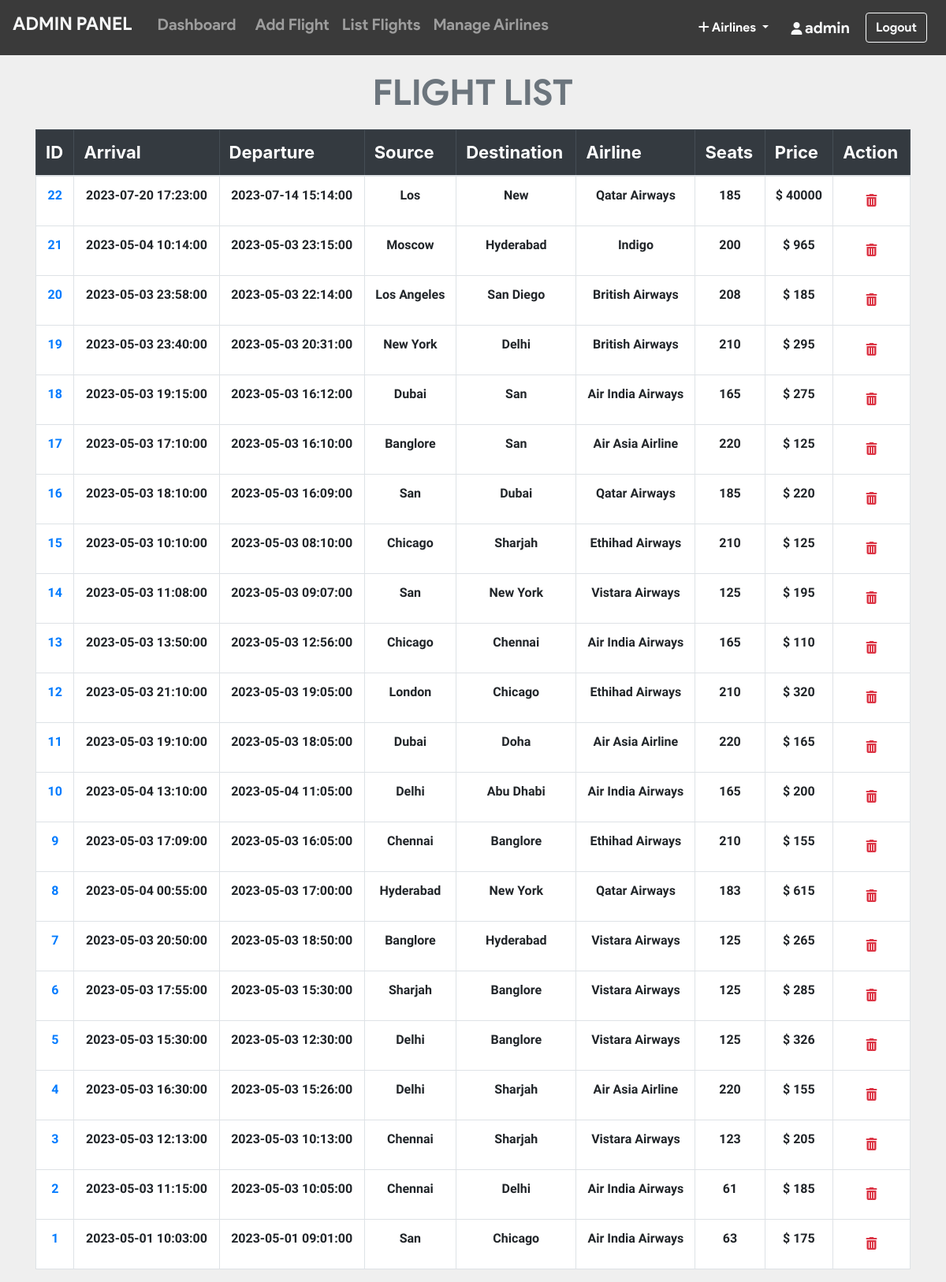
The app's page /admin/all_flights.php (signed in) with its own data.
### tables this page shows
CREATE TABLE `flight` (
  `flight_id` int(11) NOT NULL,
  `admin_id` int(11) NOT NULL,
  `arrivale` datetime NOT NULL,
  `departure` datetime NOT NULL,
  `Destination` varchar(20) NOT NULL,
  `source` varchar(20) NOT NULL,
  `airline` varchar(20) NOT NULL,
  `Seats` varchar(110) NOT NULL,
  `duration` varchar(20) NOT NULL,
  `Price` int(11) NOT NULL,
  `status` varchar(6) DEFAULT NULL,
  `issue` varchar(50) DEFAULT NULL,
  `last_seat` varchar(5) DEFAULT '',
  `bus_seats` int(11) DEFAULT 20,
  `last_bus_seat` varchar(5) DEFAULT ''
);

### admin/all_flights.php (the view, shortened to what this page needs)
<?php include_once 'header.php'; ?>
<?php include_once 'footer.php';
require '../helpers/conn.php';?>
    <main>
        <?php if(isset($_SESSION['adminId'])) { ?>
          <div class="container-md mt-2">
            <h1 class="display-4 text-center text-secondary"
              >FLIGHT LIST</h1>
            <table class="table table-bordered">
              <thead class="table-dark">
                <tr>
                  <th scope="col">ID</th>
                  <th scope="col">Arrival</th>
                  <th scope="col">Departure</th>
                  <th scope="col">Source</th>
                  <th scope="col">Destination</th>
                  <th scope="col">Airline</th>
                  <th scope="col">Seats</th>
                  <th scope="col">Price</th>
                  <th scope="col">Action</th>
                </tr>
              </thead>
              <tbody>
                <?php
                $sql = 'SELECT * FROM flight ORDER BY flight_id DESC';
                $stmt = mysqli_stmt_init($conn);
                mysqli_stmt_prepare($stmt,$sql);
                mysqli_stmt_execute($stmt);
                $result = mysqli_stmt_get_result($stmt);
                while ($row = mysqli_fetch_assoc($result)) {
                  echo "
                  <tr class='text-center'>
                    <td scope='row'>
                      <a href='pass_list.php?flight_id=".$row['flight_id']."'>
                      ".$row['flight_id']." </a> </td>
                    <td>".$row['arrivale']."</td>
                    <td>".$row['departure']."</td>
                    <td>".$row['source']."</td>
                    <td>".$row['Destination']."</td>
                    <td>".$row['airline']."</td>
                    <td>".$row['Seats']."</td>
                    <td>$ ".$row['Price']."</td>
                    <td>
                    <form action='all_flights.php' method='post'>
                      <input name='flight_id' type='hidden' value=".$row['flight_id'].">
                      <button  class='btn' type='submit' name='del_flight'>
                      <i class='text-danger fa fa-trash'></i></button>
                    </form>
                    </td>
                  </tr>
                  ";
                }
                ?>
              </tbody>
            </table>
          </div>
        <?php } ?>
    </main>

### admin/header.php (shortened to what this page needs)
<!doctype html>
<html lang="en">
    <head>
        <link rel="stylesheet" href="https://stackpath.bootstrapcdn.com/font-awesome/4.7.0/css/font-awesome.min.css">
        <link rel="stylesheet" href="https://stackpath.bootstrapcdn.com/bootstrap/4.5.2/css/bootstrap.min.css">
    </head>
    <body>
        <nav class="navbar navbar-custom navbar-expand-lg navbar-dark">
          <a class="navbar-brand text-light" href="index.php"><h4>ADMIN PANEL</h4></a>
        <div class="collapse navbar-collapse" id="navbarSupportedContent">
          <?php
              if(isset($_SESSION['adminId'])) { ?>
                <ul class="navbar-nav mr-auto">
                <li class="nav-item">
                    <a class="nav-link" href="index.php">
                      <h5 class="ml-2"> Dashboard</h5>
                    </a>
                  </li>
                  <li class="nav-item">
                    <a class="nav-link" href="flight.php">
                      <h5 class="ml-2"> Add Flight</h5>
                    </a>
                  </li>
                  <li class="nav-item">
                    <a class="nav-link" href="all_flights.php">
                      <h5>List Flights</h5>
                    </a>
                  </li>
                  <li class="nav-item">
                    <a class="nav-link" href="list_airlines.php">
                      <h5>Manage Airlines</h5>
                    </a>
                  </li>
                </ul>
                <ul class="nav navbar-nav navbar-right">
                  <li class="nav-item">
                    <div class="dropdown mt-2">
                      <button class="btn bg-transparent dropdown-toggle text-white" type="button"
                        id="dropdownMenuButton" data-toggle="dropdown"
                          aria-haspopup="true" aria-expanded="false">
                        <i class="fa fa-plus text-white"></i> Airlines </td>
                      </button>
                    </div>
                  </li>
                  <li class="nav-item  p-1 border-light ">
                      <a class="nav-link" href="">
                          <i class="ml-1 fa fa-user text-light"></i>
                          <span class="nav_link text-light"
                            style="font-size: 20px;">
                          <?php echo  $_SESSION['adminUname']; ?>
                          </span>
                      </a>
                  </li>
                </ul>
                <form action="../includes/logout.inc.php" method="POST">
                <button class="btn btn-outline-light m-2" type="submit">
                    Logout </button>
                </form>
            </div>
            <?php } ?>
        </nav>

### admin/footer.php (shortened to what this page needs)
  </body>
</html>

### admin/header.php (style rules this page uses)
.navbar-custom { background-color: #3a3a3a; font-family: 'product sans', cursive; }
h4 { font-size: 23px !important; }

### admin/all_flights.php (style rules this page uses)
table { background-color: white; }
h1 { margin-top: 20px; margin-bottom: 20px; font-family: 'product sans'; font-size: 45px !important; font-weight: lighter; }
body { background-color: #efefef; }
th { font-size: 22px; }
td { margin-top: 10px !important; font-size: 16px; font-weight: bold; font-family: 'Assistant', sans-serif !important; }

### records on screen
flight: flight_id "22", arrivale "2023-07-20 17:23:00", departure "2023-07-14 15:14:00", source "Los", Destination "New", airline "Qatar Airways", Seats "185", Price "40000"
flight: flight_id "21", arrivale "2023-05-04 10:14:00", departure "2023-05-03 23:15:00", source "Moscow", Destination "Hyderabad", airline "Indigo", Seats "200", Price "965"
flight: flight_id "20", arrivale "2023-05-03 23:58:00", departure "2023-05-03 22:14:00", source "Los Angeles", Destination "San Diego", airline "British Airways", Seats "208", Price "185"
flight: flight_id "19", arrivale "2023-05-03 23:40:00", departure "2023-05-03 20:31:00", source "New York", Destination "Delhi", airline "British Airways", Seats "210", Price "295"
flight: flight_id "18", arrivale "2023-05-03 19:15:00", departure "2023-05-03 16:12:00", source "Dubai", Destination "San", airline "Air India Airways", Seats "165", Price "275"
flight: flight_id "17", arrivale "2023-05-03 17:10:00", departure "2023-05-03 16:10:00", source "Banglore", Destination "San", airline "Air Asia Airline", Seats "220", Price "125"
flight: flight_id "16", arrivale "2023-05-03 18:10:00", departure "2023-05-03 16:09:00", source "San", Destination "Dubai", airline "Qatar Airways", Seats "185", Price "220"
flight: flight_id "15", arrivale "2023-05-03 10:10:00", departure "2023-05-03 08:10:00", source "Chicago", Destination "Sharjah", airline "Ethihad Airways", Seats "210", Price "125"
flight: flight_id "14", arrivale "2023-05-03 11:08:00", departure "2023-05-03 09:07:00", source "San", Destination "New York", airline "Vistara Airways", Seats "125", Price "195"
flight: flight_id "13", arrivale "2023-05-03 13:50:00", departure "2023-05-03 12:56:00", source "Chicago", Destination "Chennai", airline "Air India Airways", Seats "165", Price "110"
flight: flight_id "12", arrivale "2023-05-03 21:10:00", departure "2023-05-03 19:05:00", source "London", Destination "Chicago", airline "Ethihad Airways", Seats "210", Price "320"
flight: flight_id "11", arrivale "2023-05-03 19:10:00", departure "2023-05-03 18:05:00", source "Dubai", Destination "Doha", airline "Air Asia Airline", Seats "220", Price "165"
flight: flight_id "10", arrivale "2023-05-04 13:10:00", departure "2023-05-04 11:05:00", source "Delhi", Destination "Abu Dhabi", airline "Air India Airways", Seats "165", Price "200"
flight: flight_id "9", arrivale "2023-05-03 17:09:00", departure "2023-05-03 16:05:00", source "Chennai", Destination "Banglore", airline "Ethihad Airways", Seats "210", Price "155"
flight: flight_id "8", arrivale "2023-05-04 00:55:00", departure "2023-05-03 17:00:00", source "Hyderabad", Destination "New York", airline "Qatar Airways", Seats "183", Price "615"
flight: flight_id "7", arrivale "2023-05-03 20:50:00", departure "2023-05-03 18:50:00", source "Banglore", Destination "Hyderabad", airline "Vistara Airways", Seats "125", Price "265"
flight: flight_id "6", arrivale "2023-05-03 17:55:00", departure "2023-05-03 15:30:00", source "Sharjah", Destination "Banglore", airline "Vistara Airways", Seats "125", Price "285"
flight: flight_id "5", arrivale "2023-05-03 15:30:00", departure "2023-05-03 12:30:00", source "Delhi", Destination "Banglore", airline "Vistara Airways", Seats "125", Price "326"
flight: flight_id "4", arrivale "2023-05-03 16:30:00", departure "2023-05-03 15:26:00", source "Delhi", Destination "Sharjah", airline "Air Asia Airline", Seats "220", Price "155"
flight: flight_id "3", arrivale "2023-05-03 12:13:00", departure "2023-05-03 10:13:00", source "Chennai", Destination "Sharjah", airline "Vistara Airways", Seats "123", Price "205"
flight: flight_id "2", arrivale "2023-05-03 11:15:00", departure "2023-05-03 10:05:00", source "Chennai", Destination "Delhi", airline "Air India Airways", Seats "61", Price "185"
flight: flight_id "1", arrivale "2023-05-01 10:03:00", departure "2023-05-01 09:01:00", source "San", Destination "Chicago", airline "Air India Airways", Seats "63", Price "175"

### other values on screen
$_SESSION['adminUname'] "admin"
